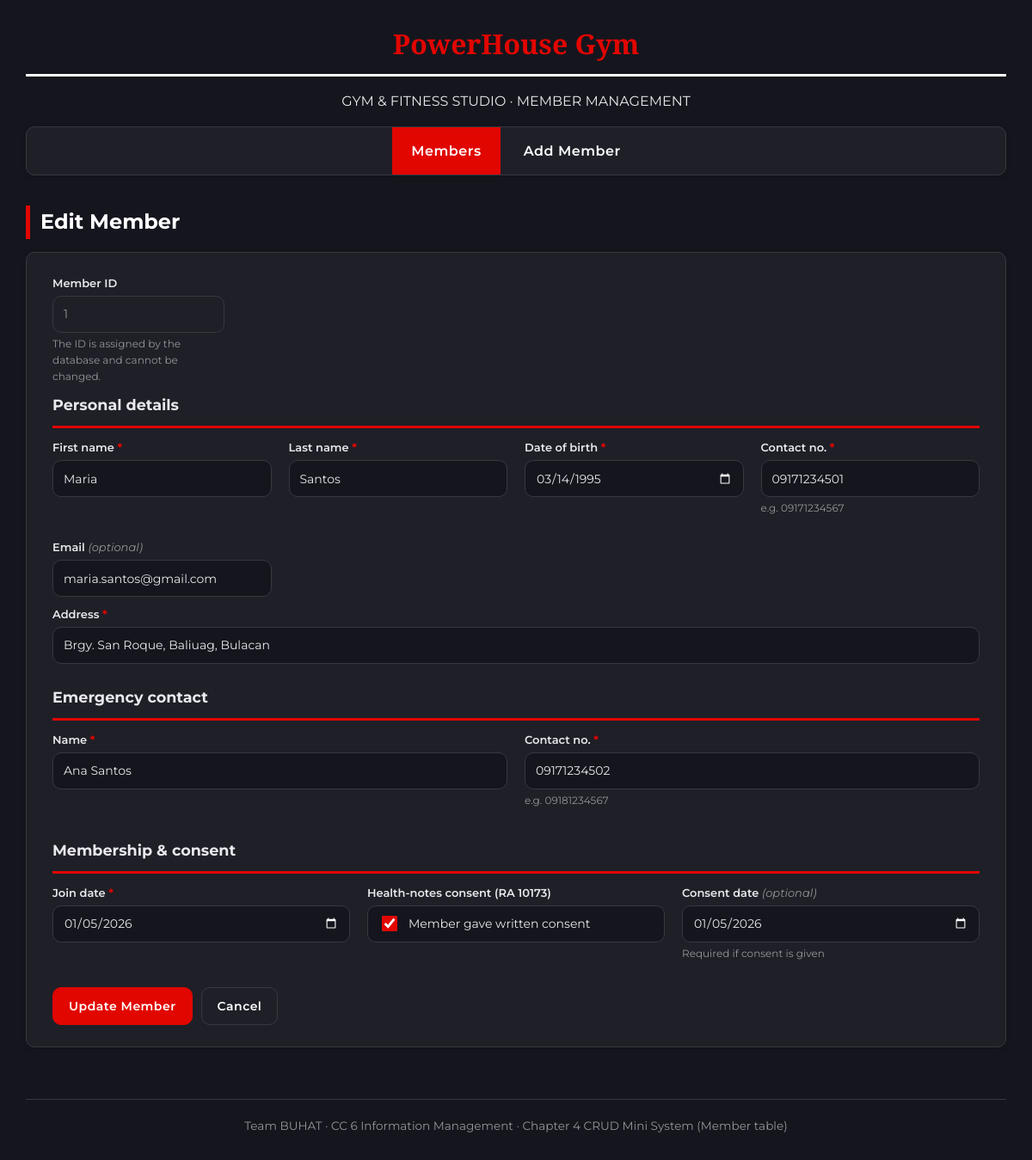
The page /edit.php?id=1 on the database its author committed.
### tables this page shows
CREATE TABLE Member (
    MemberID INT NOT NULL AUTO_INCREMENT,
    FirstName VARCHAR(50) NOT NULL,
    LastName VARCHAR(50) NOT NULL,
    DateOfBirth DATE NOT NULL,
    ContactNo VARCHAR(13) NOT NULL,
    Email VARCHAR(100) NULL,
    Address VARCHAR(150) NOT NULL,
    EmergencyContactName VARCHAR(100) NOT NULL,
    EmergencyContactNo VARCHAR(13) NOT NULL,
    JoinDate DATE NOT NULL DEFAULT (CURRENT_DATE),
    HealthConsent TINYINT(1) NOT NULL DEFAULT 0,
    ConsentDate DATE NULL,
    PRIMARY KEY (MemberID),
    UNIQUE KEY uq_member_identity (FirstName, LastName, DateOfBirth),
    CONSTRAINT chk_consent CHECK (HealthConsent = 0 OR ConsentDate IS NOT NULL)
);

### includes/functions.php (called while the page is built, shortened)
<?php
require_once __DIR__ . '/../config.php';
function h($v): string { return htmlspecialchars((string)$v, ENT_QUOTES, 'UTF-8'); }
function find_member(int $id): ?array {
    $st = db()->prepare('SELECT * FROM Member WHERE MemberID = ?');
    $st->execute([$id]);
    return $st->fetch() ?: null;
}

### config.php (called while the page is built, shortened)
<?php
function db(): PDO {
    static $pdo = null;
    if ($pdo === null) {
        $pdo = new PDO(
            'mysql:host=' . DB_HOST . ';dbname=' . DB_NAME . ';charset=utf8mb4',
            DB_USER, DB_PASS,
            [
                PDO::ATTR_ERRMODE            => PDO::ERRMODE_EXCEPTION,
                PDO::ATTR_DEFAULT_FETCH_MODE => PDO::FETCH_ASSOC,
                PDO::ATTR_EMULATE_PREPARES   => false,
            ]
        );
    }
    return $pdo;
}

### includes/form.php (the view, shortened to what this page needs)
<?php
function fld(string $name, string $label, array $d, array $errors, string $type = 'text', string $hint = '', bool $req = true): void { ?>
  <div class="field <?= isset($errors[$name]) ? 'bad' : '' ?>">
    <label for="<?= $name ?>"><?= h($label) ?><?= $req ? ' <b>*</b>' : ' <i>(optional)</i>' ?></label>
    <input type="<?= $type ?>" id="<?= $name ?>" name="<?= $name ?>" value="<?= h($d[$name] ?? '') ?>" <?= $type==='date' ? 'max="'.date('Y-m-d').'"' : '' ?>>
    <?php if ($hint): ?><small><?= h($hint) ?></small><?php endif; ?>
  </div>
<?php } ?>
<form method="post" action="<?= h($action) ?>" novalidate class="card form">
  <?php if (!empty($isEdit)): ?>
  <div class="field idbox"><label>Member ID</label>
    <input type="text" value="<?= (int)$id ?>" disabled><small>The ID is assigned by the database and cannot be changed.</small></div>
  <?php endif; ?>
  <h3>Personal details</h3>
  <div class="grid">
    <?php fld('FirstName','First name',$d,$errors); fld('LastName','Last name',$d,$errors);
          fld('DateOfBirth','Date of birth',$d,$errors,'date');
          fld('ContactNo','Contact no.',$d,$errors,'text','e.g. 09171234567');
          fld('Email','Email',$d,$errors,'email','',false); ?>
  </div>
  <h3>Emergency contact</h3>
  <div class="grid">
  </div>
  <h3>Membership &amp; consent</h3>
  <div class="grid">
    <div class="field">
      <label>Health-notes consent (RA 10173)</label>
      <label class="check"><input type="checkbox" name="HealthConsent" value="1" <?= !empty($d['HealthConsent']) ? 'checked' : '' ?>> Member gave written consent</label>
    </div>
  </div>
  <div class="actions"><button class="btn" type="submit"><?= h($submitLabel) ?></button><a class="btn ghost" href="index.php">Cancel</a></div>
</form>

### assets/style.css (style rules this page uses)
*, *::before, *::after { box-sizing: border-box; }
body { background-color: #15151E; color: #e8e8ed; max-width: 1200px; margin: 0 auto; padding: 0 30px 50px; line-height: 1.6; font-family: 'EB Garamond', serif; }
h3 { border-bottom: 3px solid #E10600; padding-bottom: 10px; margin: 25px 0 12px; font-family: 'Montserrat', sans-serif; font-size: 1.1rem; }
.card { background-color: #1f1f28; border: 1px solid #38383f; border-radius: 10px; padding: 20px; margin-bottom: 15px; box-shadow: 0 2px 6px rgba(0, 0, 0, 0.15); }
.btn { display: inline-block; background-color: #E10600; color: #ffffff; border: 1px solid #E10600; border-radius: 10px; padding: 10px 18px; font-family: 'Montserrat', sans-serif; font-weight: 600; font-size: 14px; letter-spacing: 0.5px; text-decoration: none; cursor: pointer; transition: background-color 0.25s ease-out; }
.btn.ghost { background-color: #1f1f28; border: 1px solid #38383f; }
input, select { width: 100%; height: 43px; padding: 10px 12px; background-color: #15151E; color: #e8e8ed; border: 1px solid #38383f; border-radius: 10px; font-family: 'Montserrat', sans-serif; font-size: 14px; color-scheme: dark; }
input:disabled { background-color: #1f1f28; color: #949498; }
.form { width: 100%; padding: 25px 30px; }
.form h3:first-of-type { margin-top: 0; }
.grid { display: grid; grid-template-columns: repeat(auto-fit, minmax(240px, 1fr)); gap: 16px 20px; align-items: start; }
.field { margin-bottom: 10px; }
.field label { display: block; margin-bottom: 4px; font-family: 'Montserrat', sans-serif; font-size: 13px; font-weight: 600; }
.field b { color: #E10600; }
.field i { color: #949498; font-weight: 400; }
.field small { display: block; margin-top: 3px; color: #949498; font-family: 'Montserrat', sans-serif; font-size: 12px; }
label.check { display: flex; gap: 10px; align-items: center; height: 43px; margin-bottom: 0; padding: 0 12px; background-color: #15151E; border: 1px solid #38383f; border-radius: 10px; font-size: 14px; font-weight: 400; cursor: pointer; }
label.check input { width: 18px; height: 18px; padding: 0; accent-color: #E10600; }
.idbox { max-width: 200px; }
.actions { display: flex; gap: 10px; margin-top: 20px; }

### rows shown on the page
member: FirstName "Maria", LastName "Santos", DateOfBirth "03/14/1995", ContactNo "09171234501", Email "maria.santos@gmail.com", Address "Brgy. San Roque, Baliuag, Bulacan", EmergencyContactName "Ana Santos", EmergencyContactNo "09171234502", JoinDate "01/05/2026", HealthConsent "☑", ConsentDate "01/05/2026"

### other values the page prints
$label "First name Last name Date of birth Contact no. Email Address Name Contact no. Join date Consent date"
$hint "e.g. 09171234567 e.g. 09181234567 Required if consent is given"
$submitLabel "Update Member"
